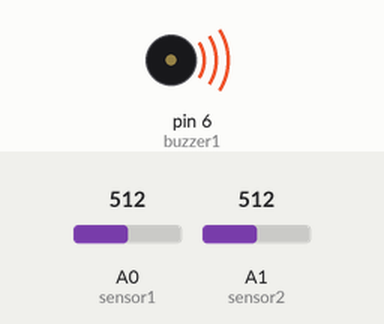
Bench run of a sketch on a simulated Arduino Uno, built with avr-gcc and run on an emulated ATmega328P. On the bench: buzzer (waves = sounding, pin HIGH). Inputs (shaded band) come from the test bench; at power-on: A0 (sensor1) = 512, A1 (sensor2) = 512. What the sketch prints to the serial monitor is not drawn.

Above: at 0.1 s.
Timing chart, 0 to 1.6 s (numbered marks = the images above):
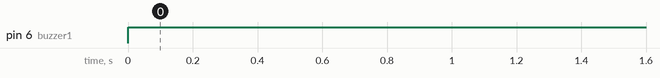

The sketch:

uses_two_ir_sensor.ino
```cpp
int sensor1=A0,sensor2=A1,buzzer1=6;

void setup()
{
pinMode(sensor1,INPUT);
pinMode(sensor2,INPUT);
pinMode(buzzer1,OUTPUT);

Serial.begin(9600);
}
  void loop()
  {
    analogRead(A0);
    analogRead(A1);
    if(sensor1>100)
{      Serial.println("sensor1");
      digitalWrite(buzzer1,LOW);
    }
    else if(sensor2>=0)
    {
      Serial.println("sensor2");
      digitalWrite(buzzer1,HIGH);


    }
  }
```

Measured:
- by itself, pin 6 (buzzer1): LOW → HIGH at 0.00 s
